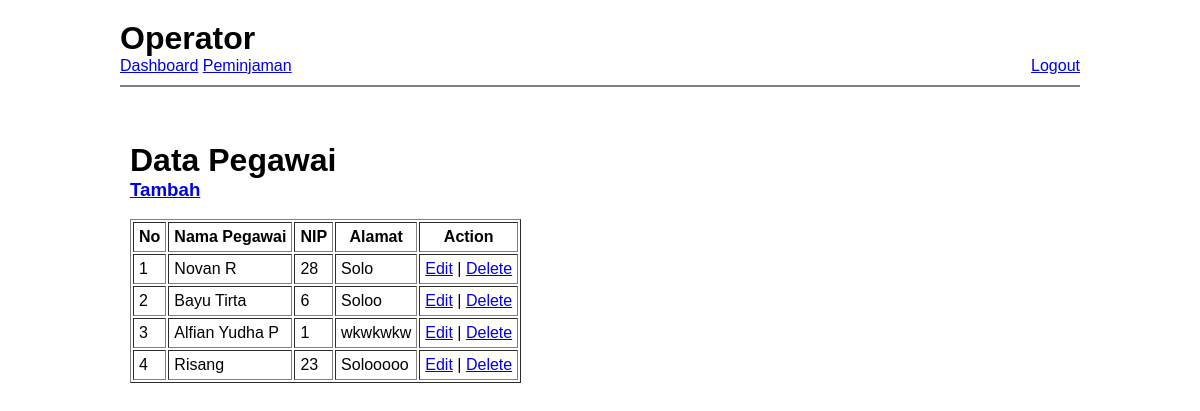
Screenshot of /admin_lihat_pegawai.php (signed in) with the database file from the repository.
### tables this page shows
CREATE TABLE `pegawai` (
  `id_pegawai` varchar(255) NOT NULL,
  `nama_pegawai` varchar(255) NOT NULL,
  `nip` varchar(255) NOT NULL,
  `alamat` varchar(255) NOT NULL
);

### classes/Database.php (called while the page is built, shortened)
<?php
class Database{
 	private $db, $result;
	var $host = "localhost";
	var $name = "root";
	var $pass = "";
	var $db_name = "latihan_inventaris";
	function __construct(){
		$this->db = mysqli_connect($this->host, $this->name, $this->pass,$this->db_name);
	}
	function run($query) {
		 return $this->result = mysqli_query($this->db, $query);
	}
}
?>

### classes/Pegawai.php (called while the page is built, shortened)
<?php
require_once 'Database.php';
Class Pegawai extends Database {
	public function get_all() {
		return $this->run("SELECT * FROM pegawai");
	}
}
 ?>

### admin_lihat_pegawai.php (the view, shortened to what this page needs)
<?php
$pegawai = new Pegawai();
$data = $pegawai->get_all();
require_once 'templates/header-admin.php';
 ?>
 <div class="wrapper">
 	<h1>Data Pegawai</h1>
 	<h3><a href="admin_add_pegawai.php">Tambah</a></h3><br>
 	<table border="1">
 		<tr>
 			<th>No</th>
 			<th>Nama Pegawai</th>
 			<th>NIP</th>
 			<th>Alamat</th>
 			<th>Action</th>
 		</tr>
 		<?php $i = 1; ?>
		<?php foreach ($data as $row) { ?>
 		<tr>
 			<td><?=$i?></td>
 			<td><?=$row['nama_pegawai']?></td>
 			<td><?=$row['nip']?></td>
 			<td><?=$row['alamat']?></td>
 			<td><a href="admin_edit_pegawai.php?id_pegawai=<?=$row['id_pegawai']?>">Edit</a> |
 				<a href="admin_delete_pegawai.php?id_pegawai=<?=$row['id_pegawai']?>">Delete</a></td>
 		</tr>
 		<?php $i++ ?>
 		<?php } ?>
 	</table>
 </div>
 </body>
 </html>

### assets/style.css (style rules this page uses)
* { margin: 0; padding: 0; }
body { font-family: Arial, Helvetica, sans-serif; }
th,td,input,select { padding: 5px; }
.wrapper { margin: 5px; padding: 5px; }

### rows the page displays
pegawai: nama_pegawai "Novan R", nip "28", alamat "Solo"
pegawai: nama_pegawai "Bayu Tirta", nip "6", alamat "Soloo"
pegawai: nama_pegawai "Alfian Yudha P", nip "1", alamat "wkwkwkw"
pegawai: nama_pegawai "Risang", nip "23", alamat "Solooooo"

### other values shown
$_SESSION['level'] "Operator"
